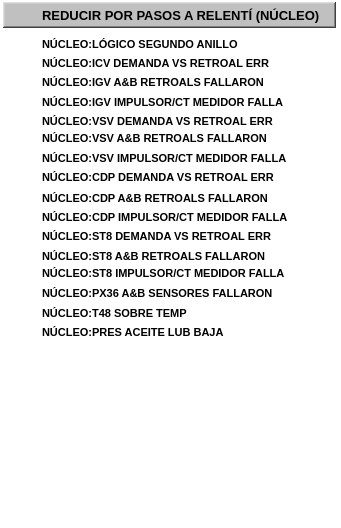
  <widget class="QFrame" name="fr_2">
   <property name="geometry">
    <rect>
     <x>345</x>
     <y>54</y>
     <width>341</width>
     <height>528</height>
    </rect>
   </property>
   <property name="styleSheet">
    <string notr="true">background-color: rgba(255, 255, 255, 0);</string>
   </property>
   <property name="frameShape">
    <enum>QFrame::StyledPanel</enum>
   </property>
   <property name="frameShadow">
    <enum>QFrame::Plain</enum>
   </property>
   <property name="lineWidth">
    <number>1</number>
   </property>
   <property name="midLineWidth">
    <number>0</number>
   </property>
   <widget class="QFrame" name="frTitulo_2">
    <property name="geometry">
     <rect>
      <x>3</x>
      <y>2</y>
      <width>333</width>
      <height>26</height>
     </rect>
    </property>
    <property name="styleSheet">
     <string notr="true">background-color: rgb(192, 192, 192);</string>
    </property>
    <property name="frameShape">
     <enum>QFrame::WinPanel</enum>
    </property>
    <property name="frameShadow">
     <enum>QFrame::Raised</enum>
    </property>
    <property name="lineWidth">
     <number>2</number>
    </property>
    <property name="midLineWidth">
     <number>0</number>
    </property>
   </widget>
   <widget class="QLabel" name="lbTitulo_2">
    <property name="geometry">
     <rect>
      <x>42</x>
      <y>5</y>
      <width>281</width>
      <height>20</height>
     </rect>
    </property>
    <property name="font">
     <font>
      <pointsize>10</pointsize>
      <weight>75</weight>
      <bold>true</bold>
     </font>
    </property>
    <property name="styleSheet">
     <string notr="true">background-color: rgba(255, 255, 255, 0);</string>
    </property>
    <property name="text">
     <string>REDUCIR POR PASOS A RELENTÍ (NÚCLEO)</string>
    </property>
   </widget>
   <widget class="QLabel" name="lbTexto_21">
    <property name="geometry">
     <rect>
      <x>42</x>
      <y>36</y>
      <width>281</width>
      <height>16</height>
     </rect>
    </property>
    <property name="font">
     <font>
      <pointsize>8</pointsize>
      <weight>75</weight>
      <bold>true</bold>
     </font>
    </property>
    <property name="styleSheet">
     <string notr="true">background-color: rgba(255, 255, 255, 0);</string>
    </property>
    <property name="text">
     <string>NÚCLEO:LÓGICO SEGUNDO ANILLO</string>
    </property>
   </widget>
   <widget class="AWMultiObject" name="aLet_21">
    <property name="geometry">
     <rect>
      <x>13</x>
      <y>29</y>
      <width>25</width>
      <height>31</height>
     </rect>
    </property>
    <property name="id">
     <string>p_Fix32_THISNODE_SI_CORE001_F_CV</string>
    </property>
    <property name="ElementType">
     <enum>AWMultiObject::CIRLED</enum>
    </property>
    <property name="OnColor">
     <enum>AWMultiObject::Grey</enum>
    </property>
    <property name="OffColor">
     <enum>AWMultiObject::Grey</enum>
    </property>
   </widget>
   <widget class="QLabel" name="lbTexto_22">
    <property name="geometry">
     <rect>
      <x>42</x>
      <y>55</y>
      <width>281</width>
      <height>16</height>
     </rect>
    </property>
    <property name="font">
     <font>
      <pointsize>8</pointsize>
      <weight>75</weight>
      <bold>true</bold>
     </font>
    </property>
    <property name="styleSheet">
     <string notr="true">background-color: rgba(255, 255, 255, 0);</string>
    </property>
    <property name="text">
     <string>NÚCLEO:ICV DEMANDA VS RETROAL ERR</string>
    </property>
   </widget>
   <widget class="AWMultiObject" name="aLet_22">
    <property name="geometry">
     <rect>
      <x>13</x>
      <y>48</y>
      <width>25</width>
      <height>31</height>
     </rect>
    </property>
    <property name="id">
     <string>p_Fix32_THISNODE_SI_CORE002_F_CV</string>
    </property>
    <property name="ElementType">
     <enum>AWMultiObject::CIRLED</enum>
    </property>
    <property name="OnColor">
     <enum>AWMultiObject::Grey</enum>
    </property>
    <property name="OffColor">
     <enum>AWMultiObject::Grey</enum>
    </property>
   </widget>
   <widget class="QLabel" name="lbTexto_23">
    <property name="geometry">
     <rect>
      <x>42</x>
      <y>74</y>
      <width>281</width>
      <height>16</height>
     </rect>
    </property>
    <property name="font">
     <font>
      <pointsize>8</pointsize>
      <weight>75</weight>
      <bold>true</bold>
     </font>
    </property>
    <property name="styleSheet">
     <string notr="true">background-color: rgba(255, 255, 255, 0);</string>
    </property>
    <property name="text">
     <string>NÚCLEO:IGV A&amp;B RETROALS FALLARON</string>
    </property>
   </widget>
   <widget class="AWMultiObject" name="aLet_23">
    <property name="geometry">
     <rect>
      <x>13</x>
      <y>68</y>
      <width>25</width>
      <height>31</height>
     </rect>
    </property>
    <property name="id">
     <string>p_Fix32_THISNODE_SI_CORE003_F_CV</string>
    </property>
    <property name="ElementType">
     <enum>AWMultiObject::CIRLED</enum>
    </property>
    <property name="OnColor">
     <enum>AWMultiObject::Grey</enum>
    </property>
    <property name="OffColor">
     <enum>AWMultiObject::Grey</enum>
    </property>
   </widget>
   <widget class="QLabel" name="lbTexto_24">
    <property name="geometry">
     <rect>
      <x>42</x>
      <y>94</y>
      <width>281</width>
      <height>16</height>
     </rect>
    </property>
    <property name="font">
     <font>
      <pointsize>8</pointsize>
      <weight>75</weight>
      <bold>true</bold>
     </font>
    </property>
    <property name="styleSheet">
     <string notr="true">background-color: rgba(255, 255, 255, 0);</string>
    </property>
    <property name="text">
     <string>NÚCLEO:IGV IMPULSOR/CT MEDIDOR FALLA</string>
    </property>
   </widget>
   <widget class="AWMultiObject" name="aLet_24">
    <property name="geometry">
     <rect>
      <x>13</x>
      <y>86</y>
      <width>25</width>
      <height>31</height>
     </rect>
    </property>
    <property name="id">
     <string>p_Fix32_THISNODE_SI_CORE004_F_CV</string>
    </property>
    <property name="ElementType">
     <enum>AWMultiObject::CIRLED</enum>
    </property>
    <property name="OnColor">
     <enum>AWMultiObject::Grey</enum>
    </property>
    <property name="OffColor">
     <enum>AWMultiObject::Grey</enum>
    </property>
   </widget>
   <widget class="AWMultiObject" name="aLet_25">
    <property name="geometry">
     <rect>
      <x>13</x>
      <y>105</y>
      <width>25</width>
      <height>31</height>
     </rect>
    </property>
    <property name="id">
     <string>p_Fix32_THISNODE_SI_CORE005_F_CV</string>
    </property>
    <property name="ElementType">
     <enum>AWMultiObject::CIRLED</enum>
    </property>
    <property name="OnColor">
     <enum>AWMultiObject::Grey</enum>
    </property>
    <property name="OffColor">
     <enum>AWMultiObject::Grey</enum>
    </property>
   </widget>
   <widget class="QLabel" name="lbTexto_25">
    <property name="geometry">
     <rect>
      <x>42</x>
      <y>113</y>
      <width>281</width>
      <height>16</height>
     </rect>
    </property>
    <property name="font">
     <font>
      <pointsize>8</pointsize>
      <weight>75</weight>
      <bold>true</bold>
     </font>
    </property>
    <property name="styleSheet">
     <string notr="true">background-color: rgba(255, 255, 255, 0);</string>
    </property>
    <property name="text">
     <string>NÚCLEO:VSV DEMANDA VS RETROAL ERR</string>
    </property>
   </widget>
   <widget class="AWMultiObject" name="aLet_26">
    <property name="geometry">
     <rect>
      <x>13</x>
      <y>125</y>
      <width>25</width>
      <height>31</height>
     </rect>
    </property>
    <property name="id">
     <string>p_Fix32_THISNODE_SI_CORE006_F_CV</string>
    </property>
    <property name="ElementType">
     <enum>AWMultiObject::CIRLED</enum>
    </property>
    <property name="OnColor">
     <enum>AWMultiObject::Grey</enum>
    </property>
    <property name="OffColor">
     <enum>AWMultiObject::Grey</enum>
    </property>
   </widget>
   <widget class="QLabel" name="lbTexto_26">
    <property name="geometry">
     <rect>
      <x>42</x>
      <y>130</y>
      <width>281</width>
      <height>16</height>
     </rect>
    </property>
    <property name="font">
     <font>
      <pointsize>8</pointsize>
      <weight>75</weight>
      <bold>true</bold>
     </font>
    </property>
    <property name="styleSheet">
     <string notr="true">background-color: rgba(255, 255, 255, 0);</string>
    </property>
    <property name="text">
     <string>NÚCLEO:VSV A&amp;B RETROALS FALLARON</string>
    </property>
   </widget>
   <widget class="QLabel" name="lbTexto_27">
    <property name="geometry">
     <rect>
      <x>42</x>
      <y>150</y>
      <width>281</width>
      <height>16</height>
     </rect>
    </property>
    <property name="font">
     <font>
      <pointsize>8</pointsize>
      <weight>75</weight>
      <bold>true</bold>
     </font>
    </property>
    <property name="styleSheet">
     <string notr="true">background-color: rgba(255, 255, 255, 0);</string>
    </property>
    <property name="text">
     <string>NÚCLEO:VSV IMPULSOR/CT MEDIDOR FALLA</string>
    </property>
   </widget>
   <widget class="AWMultiObject" name="aLet_27">
    <property name="geometry">
     <rect>
      <x>13</x>
      <y>143</y>
      <width>25</width>
      <height>31</height>
     </rect>
    </property>
    <property name="id">
     <string>p_Fix32_THISNODE_SI_CORE007_F_CV</string>
    </property>
    <property name="ElementType">
     <enum>AWMultiObject::CIRLED</enum>
    </property>
    <property name="OnColor">
     <enum>AWMultiObject::Grey</enum>
    </property>
    <property name="OffColor">
     <enum>AWMultiObject::Grey</enum>
    </property>
   </widget>
   <widget class="AWMultiObject" name="aLet_28">
    <property name="geometry">
     <rect>
      <x>13</x>
      <y>163</y>
      <width>25</width>
      <height>31</height>
     </rect>
    </property>
    <property name="id">
     <string>p_Fix32_THISNODE_SI_CORE008_F_CV</string>
    </property>
    <property name="ElementType">
     <enum>AWMultiObject::CIRLED</enum>
    </property>
    <property name="OnColor">
     <enum>AWMultiObject::Grey</enum>
    </property>
    <property name="OffColor">
     <enum>AWMultiObject::Grey</enum>
    </property>
   </widget>
   <widget class="QLabel" name="lbTexto_28">
    <property name="geometry">
     <rect>
      <x>42</x>
      <y>169</y>
      <width>281</width>
      <height>16</height>
     </rect>
    </property>
    <property name="font">
     <font>
      <pointsize>8</pointsize>
      <weight>75</weight>
      <bold>true</bold>
     </font>
    </property>
    <property name="styleSheet">
     <string notr="true">background-color: rgba(255, 255, 255, 0);</string>
    </property>
    <property name="text">
     <string>NÚCLEO:CDP DEMANDA VS RETROAL ERR</string>
    </property>
   </widget>
   <widget class="AWMultiObject" name="aLet_29">
    <property name="geometry">
     <rect>
      <x>13</x>
      <y>183</y>
      <width>25</width>
      <height>31</height>
     </rect>
    </property>
    <property name="id">
     <string>p_Fix32_THISNODE_SI_CORE009_F_CV</string>
    </property>
    <property name="ElementType">
     <enum>AWMultiObject::CIRLED</enum>
    </property>
    <property name="OnColor">
     <enum>AWMultiObject::Grey</enum>
    </property>
    <property name="OffColor">
     <enum>AWMultiObject::Grey</enum>
    </property>
   </widget>
   <widget class="QLabel" name="lbTexto_29">
    <property name="geometry">
     <rect>
      <x>42</x>
      <y>190</y>
      <width>281</width>
      <height>16</height>
     </rect>
    </property>
    <property name="font">
     <font>
      <pointsize>8</pointsize>
      <weight>75</weight>
      <bold>true</bold>
     </font>
    </property>
    <property name="styleSheet">
     <string notr="true">background-color: rgba(255, 255, 255, 0);</string>
    </property>
    <property name="text">
     <string>NÚCLEO:CDP A&amp;B RETROALS FALLARON</string>
    </property>
   </widget>
   <widget class="QLabel" name="lbTexto_30">
    <property name="geometry">
     <rect>
      <x>42</x>
      <y>209</y>
      <width>281</width>
      <height>16</height>
     </rect>
    </property>
    <property name="font">
     <font>
      <pointsize>8</pointsize>
      <weight>75</weight>
      <bold>true</bold>
     </font>
    </property>
    <property name="styleSheet">
     <string notr="true">background-color: rgba(255, 255, 255, 0);</string>
    </property>
    <property name="text">
     <string>NÚCLEO:CDP IMPULSOR/CT MEDIDOR FALLA</string>
    </property>
   </widget>
   <widget class="AWMultiObject" name="aLet_30">
    <property name="geometry">
     <rect>
      <x>13</x>
      <y>200</y>
      <width>25</width>
      <height>31</height>
     </rect>
    </property>
    <property name="id">
     <string>p_Fix32_THISNODE_SI_CORE010_F_CV</string>
    </property>
    <property name="ElementType">
     <enum>AWMultiObject::CIRLED</enum>
    </property>
    <property name="OnColor">
     <enum>AWMultiObject::Grey</enum>
    </property>
    <property name="OffColor">
     <enum>AWMultiObject::Grey</enum>
    </property>
   </widget>
   <widget class="QLabel" name="lbTexto_31">
    <property name="geometry">
     <rect>
      <x>42</x>
      <y>228</y>
      <width>281</width>
      <height>16</height>
     </rect>
    </property>
    <property name="font">
     <font>
      <pointsize>8</pointsize>
      <weight>75</weight>
      <bold>true</bold>
     </font>
    </property>
    <property name="styleSheet">
     <string notr="true">background-color: rgba(255, 255, 255, 0);</string>
    </property>
    <property name="text">
     <string>NÚCLEO:ST8 DEMANDA VS RETROAL ERR</string>
    </property>
   </widget>
   <widget class="AWMultiObject" name="aLet_31">
    <property name="geometry">
     <rect>
      <x>13</x>
      <y>220</y>
      <width>25</width>
      <height>31</height>
     </rect>
    </property>
    <property name="id">
     <string>p_Fix32_THISNODE_SI_CORE011_F_CV</string>
    </property>
    <property name="ElementType">
     <enum>AWMultiObject::CIRLED</enum>
    </property>
    <property name="OnColor">
     <enum>AWMultiObject::Grey</enum>
    </property>
    <property name="OffColor">
     <enum>AWMultiObject::Grey</enum>
    </property>
   </widget>
   <widget class="AWMultiObject" name="aLet_32">
    <property name="geometry">
     <rect>
      <x>13</x>
      <y>240</y>
      <width>25</width>
      <height>31</height>
     </rect>
    </property>
    <property name="id">
     <string>p_Fix32_THISNODE_SI_CORE012_F_CV</string>
    </property>
    <property name="ElementType">
     <enum>AWMultiObject::CIRLED</enum>
    </property>
    <property name="OnColor">
     <enum>AWMultiObject::Grey</enum>
    </property>
    <property name="OffColor">
     <enum>AWMultiObject::Grey</enum>
    </property>
   </widget>
   <widget class="QLabel" name="lbTexto_32">
    <property name="geometry">
     <rect>
      <x>42</x>
      <y>248</y>
      <width>281</width>
      <height>16</height>
     </rect>
    </property>
    <property name="font">
     <font>
      <pointsize>8</pointsize>
      <weight>75</weight>
      <bold>true</bold>
     </font>
    </property>
    <property name="styleSheet">
     <string notr="true">background-color: rgba(255, 255, 255, 0);</string>
    </property>
    <property name="text">
     <string>NÚCLEO:ST8 A&amp;B RETROALS FALLARON</string>
    </property>
   </widget>
   <widget class="QLabel" name="lbTexto_33">
    <property name="geometry">
     <rect>
      <x>42</x>
      <y>265</y>
      <width>281</width>
      <height>16</height>
     </rect>
    </property>
    <property name="font">
     <font>
      <pointsize>8</pointsize>
      <weight>75</weight>
      <bold>true</bold>
     </font>
    </property>
    <property name="styleSheet">
     <string notr="true">background-color: rgba(255, 255, 255, 0);</string>
    </property>
    <property name="text">
     <string>NÚCLEO:ST8 IMPULSOR/CT MEDIDOR FALLA</string>
    </property>
   </widget>
   <widget class="AWMultiObject" name="aLet_33">
    <property name="geometry">
     <rect>
      <x>13</x>
      <y>260</y>
      <width>25</width>
      <height>31</height>
     </rect>
    </property>
    <property name="id">
     <string>p_Fix32_THISNODE_SI_CORE013_F_CV</string>
    </property>
    <property name="ElementType">
     <enum>AWMultiObject::CIRLED</enum>
    </property>
    <property name="OnColor">
     <enum>AWMultiObject::Grey</enum>
    </property>
    <property name="OffColor">
     <enum>AWMultiObject::Grey</enum>
    </property>
   </widget>
   <widget class="AWMultiObject" name="aLet_34">
    <property name="geometry">
     <rect>
      <x>13</x>
      <y>280</y>
      <width>25</width>
      <height>31</height>
     </rect>
    </property>
    <property name="id">
     <string>p_Fix32_THISNODE_SI_CORE014_F_CV</string>
    </property>
    <property name="ElementType">
     <enum>AWMultiObject::CIRLED</enum>
    </property>
    <property name="OnColor">
     <enum>AWMultiObject::Grey</enum>
    </property>
    <property name="OffColor">
     <enum>AWMultiObject::Grey</enum>
    </property>
   </widget>
   <widget class="QLabel" name="lbTexto_34">
    <property name="geometry">
     <rect>
      <x>42</x>
      <y>285</y>
      <width>281</width>
      <height>16</height>
     </rect>
    </property>
    <property name="font">
     <font>
      <pointsize>8</pointsize>
      <weight>75</weight>
      <bold>true</bold>
     </font>
    </property>
    <property name="styleSheet">
     <string notr="true">background-color: rgba(255, 255, 255, 0);</string>
    </property>
    <property name="text">
     <string>NÚCLEO:PX36 A&amp;B SENSORES FALLARON</string>
    </property>
   </widget>
   <widget class="QLabel" name="lbTexto_35">
    <property name="geometry">
     <rect>
      <x>42</x>
      <y>305</y>
      <width>281</width>
      <height>16</height>
     </rect>
    </property>
    <property name="font">
     <font>
      <pointsize>8</pointsize>
      <weight>75</weight>
      <bold>true</bold>
     </font>
    </property>
    <property name="styleSheet">
     <string notr="true">background-color: rgba(255, 255, 255, 0);</string>
    </property>
    <property name="text">
     <string>NÚCLEO:T48 SOBRE TEMP</string>
    </property>
   </widget>
   <widget class="AWMultiObject" name="aLet_35">
    <property name="geometry">
     <rect>
      <x>13</x>
      <y>298</y>
      <width>25</width>
      <height>31</height>
     </rect>
    </property>
    <property name="id">
     <string>p_Fix32_THISNODE_SI_CORE017_F_CV</string>
    </property>
    <property name="ElementType">
     <enum>AWMultiObject::CIRLED</enum>
    </property>
    <property name="OnColor">
     <enum>AWMultiObject::Grey</enum>
    </property>
    <property name="OffColor">
     <enum>AWMultiObject::Grey</enum>
    </property>
   </widget>
   <widget class="AWMultiObject" name="aLet_36">
    <property name="geometry">
     <rect>
      <x>13</x>
      <y>317</y>
      <width>25</width>
      <height>31</height>
     </rect>
    </property>
    <property name="id">
     <string>p_Fix32_THISNODE_SI_CORE025_F_CV</string>
    </property>
    <property name="ElementType">
     <enum>AWMultiObject::CIRLED</enum>
    </property>
    <property name="OnColor">
     <enum>AWMultiObject::Grey</enum>
    </property>
    <property name="OffColor">
     <enum>AWMultiObject::Grey</enum>
    </property>
   </widget>
   <widget class="QLabel" name="lbTexto_36">
    <property name="geometry">
     <rect>
      <x>42</x>
      <y>324</y>
      <width>281</width>
      <height>16</height>
     </rect>
    </property>
    <property name="font">
     <font>
      <pointsize>8</pointsize>
      <weight>75</weight>
      <bold>true</bold>
     </font>
    </property>
    <property name="styleSheet">
     <string notr="true">background-color: rgba(255, 255, 255, 0);</string>
    </property>
    <property name="text">
     <string>NÚCLEO:PRES ACEITE LUB BAJA</string>
    </property>
   </widget>
  </widget>
